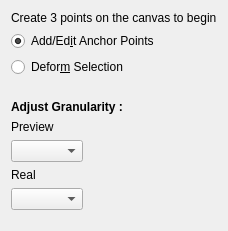
     <widget class="QWidget" name="cageTransformPage">
      <property name="layoutDirection">
       <enum>Qt::LeftToRight</enum>
      </property>
      <property name="autoFillBackground">
       <bool>false</bool>
      </property>
      <layout class="QVBoxLayout" name="verticalLayout_6">
       <item>
        <widget class="QLabel" name="cageTransformDirections">
         <property name="text">
          <string>Create 3 points on the canvas to begin</string>
         </property>
        </widget>
       </item>
       <item>
        <widget class="QRadioButton" name="cageAddEditRadio">
         <property name="text">
          <string>Add/Ed&amp;it Anchor Points</string>
         </property>
         <property name="checked">
          <bool>true</bool>
         </property>
         <attribute name="buttonGroup">
          <string notr="true">cageTransformButtonGroup</string>
         </attribute>
        </widget>
       </item>
       <item>
        <widget class="QRadioButton" name="cageDeformRadio">
         <property name="enabled">
          <bool>true</bool>
         </property>
         <property name="text">
          <string>Defor&amp;m Selection</string>
         </property>
         <attribute name="buttonGroup">
          <string notr="true">cageTransformButtonGroup</string>
         </attribute>
        </widget>
       </item>
       <item>
        <spacer name="verticalSpacer_3">
         <property name="orientation">
          <enum>Qt::Vertical</enum>
         </property>
         <property name="sizeType">
          <enum>QSizePolicy::Minimum</enum>
         </property>
         <property name="sizeHint" stdset="0">
          <size>
           <width>17</width>
           <height>17</height>
          </size>
         </property>
        </spacer>
       </item>
       <item>
        <widget class="QLabel" name="adjustGranularity">
         <property name="font">
          <font>
           <bold>true</bold>
          </font>
         </property>
         <property name="text">
          <string>Adjust Granularity :</string>
         </property>
        </widget>
       </item>
       <item>
        <layout class="QVBoxLayout" name="verticalLayout_13">
         <item>
          <widget class="QLabel" name="previewGranularity">
           <property name="text">
            <string comment="The Granularity value for Cage Transformation Preview">Preview</string>
           </property>
          </widget>
         </item>
         <item>
          <widget class="QComboBox" name="granularityPreview">
           <property name="sizePolicy">
            <sizepolicy hsizetype="Fixed" vsizetype="Fixed">
             <horstretch>0</horstretch>
             <verstretch>0</verstretch>
            </sizepolicy>
           </property>
          </widget>
         </item>
         <item>
          <widget class="QLabel" name="realGranularity">
           <property name="text">
            <string comment="The Granularity value for Cage Transformation Result">Real</string>
           </property>
          </widget>
         </item>
         <item>
          <widget class="QComboBox" name="changeGranularity">
           <property name="sizePolicy">
            <sizepolicy hsizetype="Fixed" vsizetype="Fixed">
             <horstretch>0</horstretch>
             <verstretch>0</verstretch>
            </sizepolicy>
           </property>
          </widget>
         </item>
        </layout>
       </item>
       <item>
        <spacer name="verticalSpacer">
         <property name="orientation">
          <enum>Qt::Vertical</enum>
         </property>
         <property name="sizeHint" stdset="0">
          <size>
           <width>20</width>
           <height>10</height>
          </size>
         </property>
        </spacer>
       </item>
      </layout>
     </widget>
